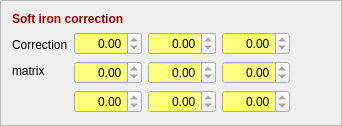
              <widget class="QFrame" name="frame_13">
               <property name="sizePolicy">
                <sizepolicy hsizetype="Preferred" vsizetype="Minimum">
                 <horstretch>0</horstretch>
                 <verstretch>0</verstretch>
                </sizepolicy>
               </property>
               <property name="toolTip">
                <string>&lt;html&gt;&lt;head/&gt;&lt;body&gt;&lt;p&gt;Correction using magnetometer calibration app&lt;/p&gt;&lt;/body&gt;&lt;/html&gt;</string>
               </property>
               <property name="frameShape">
                <enum>QFrame::StyledPanel</enum>
               </property>
               <property name="frameShadow">
                <enum>QFrame::Raised</enum>
               </property>
               <layout class="QGridLayout" name="gridLayout_15">
                <item row="1" column="0" rowspan="2">
                 <widget class="QLabel" name="label_mag_8">
                  <property name="text">
                   <string>&lt;html&gt;&lt;head/&gt;&lt;body&gt;&lt;p&gt;Correction&lt;/p&gt;&lt;p&gt;matrix&lt;/p&gt;&lt;/body&gt;&lt;/html&gt;</string>
                  </property>
                 </widget>
                </item>
                <item row="0" column="0" colspan="3">
                 <widget class="QLabel" name="label_mag_7">
                  <property name="text">
                   <string>&lt;html&gt;&lt;head/&gt;&lt;body&gt;&lt;p&gt;&lt;span style=&quot; font-weight:600; color:#990000;&quot;&gt;Soft iron correction&lt;/span&gt;&lt;/p&gt;&lt;/body&gt;&lt;/html&gt;</string>
                  </property>
                 </widget>
                </item>
                <item row="3" column="1">
                 <widget class="QDoubleSpinBox" name="doubleSpinBox_mag_mat_7">
                  <property name="palette">
                   <palette>
                    <active>
                     <colorrole role="Base">
                      <brush brushstyle="SolidPattern">
                       <color alpha="255">
                        <red>255</red>
                        <green>255</green>
                        <blue>127</blue>
                       </color>
                      </brush>
                     </colorrole>
                    </active>
                    <inactive>
                     <colorrole role="Base">
                      <brush brushstyle="SolidPattern">
                       <color alpha="255">
                        <red>255</red>
                        <green>255</green>
                        <blue>127</blue>
                       </color>
                      </brush>
                     </colorrole>
                    </inactive>
                    <disabled>
                     <colorrole role="Base">
                      <brush brushstyle="SolidPattern">
                       <color alpha="255">
                        <red>224</red>
                        <green>224</green>
                        <blue>224</blue>
                       </color>
                      </brush>
                     </colorrole>
                    </disabled>
                   </palette>
                  </property>
                  <property name="alignment">
                   <set>Qt::AlignRight|Qt::AlignTrailing|Qt::AlignVCenter</set>
                  </property>
                  <property name="readOnly">
                   <bool>true</bool>
                  </property>
                  <property name="minimum">
                   <double>-100.000000000000000</double>
                  </property>
                 </widget>
                </item>
                <item row="2" column="3">
                 <widget class="QDoubleSpinBox" name="doubleSpinBox_mag_mat_6">
                  <property name="palette">
                   <palette>
                    <active>
                     <colorrole role="Base">
                      <brush brushstyle="SolidPattern">
                       <color alpha="255">
                        <red>255</red>
                        <green>255</green>
                        <blue>127</blue>
                       </color>
                      </brush>
                     </colorrole>
                    </active>
                    <inactive>
                     <colorrole role="Base">
                      <brush brushstyle="SolidPattern">
                       <color alpha="255">
                        <red>255</red>
                        <green>255</green>
                        <blue>127</blue>
                       </color>
                      </brush>
                     </colorrole>
                    </inactive>
                    <disabled>
                     <colorrole role="Base">
                      <brush brushstyle="SolidPattern">
                       <color alpha="255">
                        <red>224</red>
                        <green>224</green>
                        <blue>224</blue>
                       </color>
                      </brush>
                     </colorrole>
                    </disabled>
                   </palette>
                  </property>
                  <property name="alignment">
                   <set>Qt::AlignRight|Qt::AlignTrailing|Qt::AlignVCenter</set>
                  </property>
                  <property name="readOnly">
                   <bool>true</bool>
                  </property>
                  <property name="minimum">
                   <double>-100.000000000000000</double>
                  </property>
                 </widget>
                </item>
                <item row="2" column="1">
                 <widget class="QDoubleSpinBox" name="doubleSpinBox_mag_mat_4">
                  <property name="palette">
                   <palette>
                    <active>
                     <colorrole role="Base">
                      <brush brushstyle="SolidPattern">
                       <color alpha="255">
                        <red>255</red>
                        <green>255</green>
                        <blue>127</blue>
                       </color>
                      </brush>
                     </colorrole>
                    </active>
                    <inactive>
                     <colorrole role="Base">
                      <brush brushstyle="SolidPattern">
                       <color alpha="255">
                        <red>255</red>
                        <green>255</green>
                        <blue>127</blue>
                       </color>
                      </brush>
                     </colorrole>
                    </inactive>
                    <disabled>
                     <colorrole role="Base">
                      <brush brushstyle="SolidPattern">
                       <color alpha="255">
                        <red>224</red>
                        <green>224</green>
                        <blue>224</blue>
                       </color>
                      </brush>
                     </colorrole>
                    </disabled>
                   </palette>
                  </property>
                  <property name="alignment">
                   <set>Qt::AlignRight|Qt::AlignTrailing|Qt::AlignVCenter</set>
                  </property>
                  <property name="readOnly">
                   <bool>true</bool>
                  </property>
                  <property name="minimum">
                   <double>-100.000000000000000</double>
                  </property>
                 </widget>
                </item>
                <item row="1" column="3">
                 <widget class="QDoubleSpinBox" name="doubleSpinBox_mag_mat_3">
                  <property name="palette">
                   <palette>
                    <active>
                     <colorrole role="Base">
                      <brush brushstyle="SolidPattern">
                       <color alpha="255">
                        <red>255</red>
                        <green>255</green>
                        <blue>127</blue>
                       </color>
                      </brush>
                     </colorrole>
                    </active>
                    <inactive>
                     <colorrole role="Base">
                      <brush brushstyle="SolidPattern">
                       <color alpha="255">
                        <red>255</red>
                        <green>255</green>
                        <blue>127</blue>
                       </color>
                      </brush>
                     </colorrole>
                    </inactive>
                    <disabled>
                     <colorrole role="Base">
                      <brush brushstyle="SolidPattern">
                       <color alpha="255">
                        <red>224</red>
                        <green>224</green>
                        <blue>224</blue>
                       </color>
                      </brush>
                     </colorrole>
                    </disabled>
                   </palette>
                  </property>
                  <property name="alignment">
                   <set>Qt::AlignRight|Qt::AlignTrailing|Qt::AlignVCenter</set>
                  </property>
                  <property name="readOnly">
                   <bool>true</bool>
                  </property>
                  <property name="minimum">
                   <double>-100.000000000000000</double>
                  </property>
                 </widget>
                </item>
                <item row="1" column="2">
                 <widget class="QDoubleSpinBox" name="doubleSpinBox_mag_mat_2">
                  <property name="palette">
                   <palette>
                    <active>
                     <colorrole role="Base">
                      <brush brushstyle="SolidPattern">
                       <color alpha="255">
                        <red>255</red>
                        <green>255</green>
                        <blue>127</blue>
                       </color>
                      </brush>
                     </colorrole>
                    </active>
                    <inactive>
                     <colorrole role="Base">
                      <brush brushstyle="SolidPattern">
                       <color alpha="255">
                        <red>255</red>
                        <green>255</green>
                        <blue>127</blue>
                       </color>
                      </brush>
                     </colorrole>
                    </inactive>
                    <disabled>
                     <colorrole role="Base">
                      <brush brushstyle="SolidPattern">
                       <color alpha="255">
                        <red>224</red>
                        <green>224</green>
                        <blue>224</blue>
                       </color>
                      </brush>
                     </colorrole>
                    </disabled>
                   </palette>
                  </property>
                  <property name="alignment">
                   <set>Qt::AlignRight|Qt::AlignTrailing|Qt::AlignVCenter</set>
                  </property>
                  <property name="readOnly">
                   <bool>true</bool>
                  </property>
                  <property name="minimum">
                   <double>-100.000000000000000</double>
                  </property>
                 </widget>
                </item>
                <item row="3" column="2">
                 <widget class="QDoubleSpinBox" name="doubleSpinBox_mag_mat_8">
                  <property name="palette">
                   <palette>
                    <active>
                     <colorrole role="Base">
                      <brush brushstyle="SolidPattern">
                       <color alpha="255">
                        <red>255</red>
                        <green>255</green>
                        <blue>127</blue>
                       </color>
                      </brush>
                     </colorrole>
                    </active>
                    <inactive>
                     <colorrole role="Base">
                      <brush brushstyle="SolidPattern">
                       <color alpha="255">
                        <red>255</red>
                        <green>255</green>
                        <blue>127</blue>
                       </color>
                      </brush>
                     </colorrole>
                    </inactive>
                    <disabled>
                     <colorrole role="Base">
                      <brush brushstyle="SolidPattern">
                       <color alpha="255">
                        <red>224</red>
                        <green>224</green>
                        <blue>224</blue>
                       </color>
                      </brush>
                     </colorrole>
                    </disabled>
                   </palette>
                  </property>
                  <property name="alignment">
                   <set>Qt::AlignRight|Qt::AlignTrailing|Qt::AlignVCenter</set>
                  </property>
                  <property name="readOnly">
                   <bool>true</bool>
                  </property>
                  <property name="minimum">
                   <double>-100.000000000000000</double>
                  </property>
                 </widget>
                </item>
                <item row="3" column="3">
                 <widget class="QDoubleSpinBox" name="doubleSpinBox_mag_mat_9">
                  <property name="palette">
                   <palette>
                    <active>
                     <colorrole role="Base">
                      <brush brushstyle="SolidPattern">
                       <color alpha="255">
                        <red>255</red>
                        <green>255</green>
                        <blue>127</blue>
                       </color>
                      </brush>
                     </colorrole>
                    </active>
                    <inactive>
                     <colorrole role="Base">
                      <brush brushstyle="SolidPattern">
                       <color alpha="255">
                        <red>255</red>
                        <green>255</green>
                        <blue>127</blue>
                       </color>
                      </brush>
                     </colorrole>
                    </inactive>
                    <disabled>
                     <colorrole role="Base">
                      <brush brushstyle="SolidPattern">
                       <color alpha="255">
                        <red>224</red>
                        <green>224</green>
                        <blue>224</blue>
                       </color>
                      </brush>
                     </colorrole>
                    </disabled>
                   </palette>
                  </property>
                  <property name="alignment">
                   <set>Qt::AlignRight|Qt::AlignTrailing|Qt::AlignVCenter</set>
                  </property>
                  <property name="readOnly">
                   <bool>true</bool>
                  </property>
                  <property name="minimum">
                   <double>-100.000000000000000</double>
                  </property>
                 </widget>
                </item>
                <item row="2" column="2">
                 <widget class="QDoubleSpinBox" name="doubleSpinBox_mag_mat_5">
                  <property name="palette">
                   <palette>
                    <active>
                     <colorrole role="Base">
                      <brush brushstyle="SolidPattern">
                       <color alpha="255">
                        <red>255</red>
                        <green>255</green>
                        <blue>127</blue>
                       </color>
                      </brush>
                     </colorrole>
                    </active>
                    <inactive>
                     <colorrole role="Base">
                      <brush brushstyle="SolidPattern">
                       <color alpha="255">
                        <red>255</red>
                        <green>255</green>
                        <blue>127</blue>
                       </color>
                      </brush>
                     </colorrole>
                    </inactive>
                    <disabled>
                     <colorrole role="Base">
                      <brush brushstyle="SolidPattern">
                       <color alpha="255">
                        <red>224</red>
                        <green>224</green>
                        <blue>224</blue>
                       </color>
                      </brush>
                     </colorrole>
                    </disabled>
                   </palette>
                  </property>
                  <property name="alignment">
                   <set>Qt::AlignRight|Qt::AlignTrailing|Qt::AlignVCenter</set>
                  </property>
                  <property name="readOnly">
                   <bool>true</bool>
                  </property>
                  <property name="minimum">
                   <double>-100.000000000000000</double>
                  </property>
                 </widget>
                </item>
                <item row="1" column="4">
                 <spacer name="horizontalSpacer_6">
                  <property name="orientation">
                   <enum>Qt::Horizontal</enum>
                  </property>
                  <property name="sizeHint" stdset="0">
                   <size>
                    <width>40</width>
                    <height>20</height>
                   </size>
                  </property>
                 </spacer>
                </item>
                <item row="1" column="1">
                 <widget class="QDoubleSpinBox" name="doubleSpinBox_mag_mat_1">
                  <property name="palette">
                   <palette>
                    <active>
                     <colorrole role="Base">
                      <brush brushstyle="SolidPattern">
                       <color alpha="255">
                        <red>255</red>
                        <green>255</green>
                        <blue>127</blue>
                       </color>
                      </brush>
                     </colorrole>
                    </active>
                    <inactive>
                     <colorrole role="Base">
                      <brush brushstyle="SolidPattern">
                       <color alpha="255">
                        <red>255</red>
                        <green>255</green>
                        <blue>127</blue>
                       </color>
                      </brush>
                     </colorrole>
                    </inactive>
                    <disabled>
                     <colorrole role="Base">
                      <brush brushstyle="SolidPattern">
                       <color alpha="255">
                        <red>224</red>
                        <green>224</green>
                        <blue>224</blue>
                       </color>
                      </brush>
                     </colorrole>
                    </disabled>
                   </palette>
                  </property>
                  <property name="alignment">
                   <set>Qt::AlignRight|Qt::AlignTrailing|Qt::AlignVCenter</set>
                  </property>
                  <property name="readOnly">
                   <bool>true</bool>
                  </property>
                  <property name="minimum">
                   <double>-100.000000000000000</double>
                  </property>
                 </widget>
                </item>
                <item row="4" column="1">
                 <spacer name="verticalSpacer_12">
                  <property name="orientation">
                   <enum>Qt::Vertical</enum>
                  </property>
                  <property name="sizeHint" stdset="0">
                   <size>
                    <width>20</width>
                    <height>1</height>
                   </size>
                  </property>
                 </spacer>
                </item>
               </layout>
              </widget>
